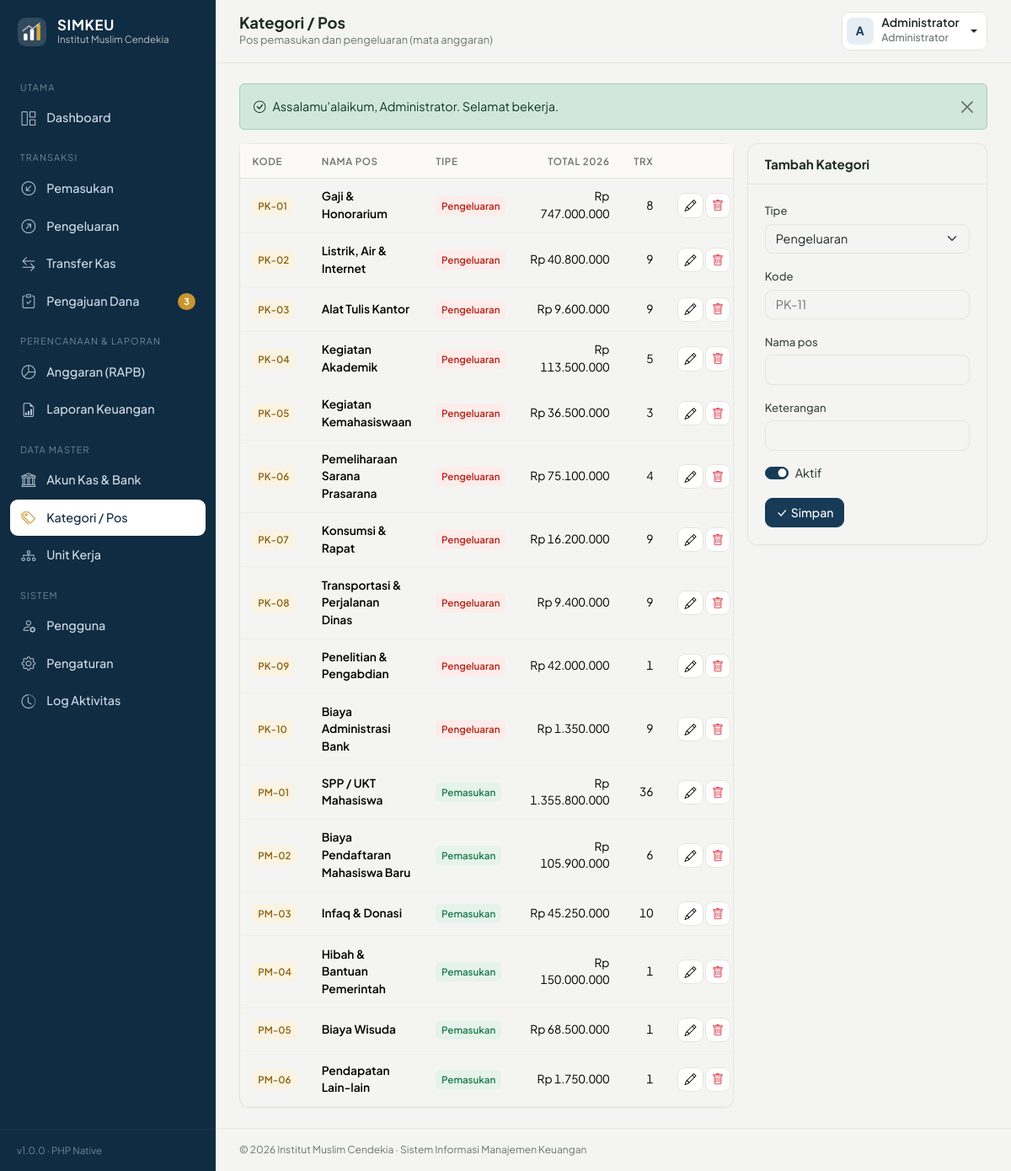
The app's page /index.php?page=kategori (signed in) with its own data.
### tables this page shows
CREATE TABLE kategori (
    id INT AUTO_INCREMENT PRIMARY KEY,
    kode VARCHAR(10) NOT NULL UNIQUE,
    nama VARCHAR(100) NOT NULL,
    tipe ENUM('masuk','keluar') NOT NULL,
    keterangan VARCHAR(255) NULL,
    aktif TINYINT(1) NOT NULL DEFAULT 1
);

### index.php (called while the page is built, shortened)
<?php
$routes = [
    'dashboard'   => ['dashboard', 'dashboard'],
    'pemasukan'   => ['transaksi', 'transaksi.view'],
    'pengeluaran' => ['transaksi', 'transaksi.view'],
    'transfer'    => ['transfer', 'transaksi.view'],
    'bukti'       => ['bukti', 'transaksi.view'],
    'pengajuan'   => ['pengajuan', 'pengajuan.view'],
    'anggaran'    => ['anggaran', 'laporan'],
    'laporan'     => ['laporan', 'laporan'],
    'akun_kas'    => ['akun_kas', 'master'],
    'kategori'    => ['kategori', 'master'],
    'unit'        => ['unit', 'master'],
    'pengguna'    => ['pengguna', 'system'],
    'pengaturan'  => ['pengaturan', 'system'],
    'log'         => ['log', 'system'],
    'profil'      => ['profil', null],
];
$page = $_GET['page'] ?? home_page();
[$module, $perm] = $routes[$page];
require __DIR__ . '/modules/' . $module . '.php';

### modules/kategori.php (the view, shortened to what this page needs)
<?php
$pdo = db();
$edit = null;
$edit = $edit ?: ['id' => 0, 'kode' => '', 'nama' => '', 'tipe' => $_GET['tipe'] ?? 'keluar', 'keterangan' => '', 'aktif' => 1];
$yr = (int)date('Y');
$rows = $pdo->query("SELECT k.*, (SELECT COUNT(*) FROM transaksi WHERE kategori_id = k.id) trx,
    (SELECT COALESCE(SUM(jumlah),0) FROM transaksi WHERE kategori_id = k.id AND YEAR(tanggal) = $yr) total FROM kategori k ORDER BY k.tipe DESC, k.kode")->fetchAll();
require ROOT_PATH . '/includes/header.php';
?>
<div class="row g-3">
    <div class="col-lg-8"><div class="card"><div class="table-responsive"><table class="table table-hover">
        <thead><tr><th>Kode</th><th>Nama pos</th><th>Tipe</th><th class="text-end">Total <?= $yr ?></th><th class="text-end">Trx</th><th></th></tr></thead>
        <tbody><?php foreach ($rows as $r): ?>
            <tr class="<?= $r['aktif'] ? '' : 'opacity-50' ?>">
                <td><span class="badge-soft bs-gold"><?= e($r['kode']) ?></span></td>
                <td><div class="fw-semibold"><?= e($r['nama']) ?><?= $r['aktif'] ? '' : ' <span class="badge-soft bs-gray">Nonaktif</span>' ?></div><div class="small text-muted"><?= e($r['keterangan'] ?: '') ?></div></td>
                <td><span class="badge-soft <?= $r['tipe'] === 'masuk' ? 'bs-in' : 'bs-red' ?>"><?= tipe_label($r['tipe']) ?></span></td>
                <td class="text-end num"><?= rupiah($r['total']) ?></td>
                <td class="text-end num"><?= $r['trx'] ?></td>
                <td class="table-actions">
                    <a href="<?= url('kategori', ['id' => $r['id']]) ?>" class="btn btn-light btn-sm" title="Edit"><i class="bi bi-pencil"></i></a>
                    <form method="post" class="d-inline" data-confirm="Hapus kategori <?= e($r['nama']) ?>?"><button class="btn btn-light btn-sm" title="Hapus"><i class="bi bi-trash text-danger"></i></button></form>
                </td>
            </tr>
        <?php endforeach; ?></tbody>
    </table></div></div></div>
    <div class="col-lg-4"><div class="card">
        <div class="card-header"><h2><?= $edit['id'] ? 'Edit Kategori' : 'Tambah Kategori' ?></h2></div>
        <form method="post" class="card-body">
            <div class="mb-3"><label class="form-label" for="tipe">Tipe</label><select id="tipe" name="tipe" class="form-select"><option value="masuk" <?= selected('masuk', $edit['tipe']) ?>>Pemasukan</option><option value="keluar" <?= selected('keluar', $edit['tipe']) ?>>Pengeluaran</option></select></div>
            <div class="mb-3"><label class="form-label" for="kode">Kode</label><input id="kode" name="kode" class="form-control" maxlength="10" value="<?= e($edit['kode']) ?>" required placeholder="PK-11"></div>
            <div class="mb-3"><label class="form-label" for="nama">Nama pos</label><input id="nama" name="nama" class="form-control" maxlength="100" value="<?= e($edit['nama']) ?>" required></div>
            <div class="mb-3"><label class="form-label" for="ket">Keterangan</label><input id="ket" name="keterangan" class="form-control" maxlength="255" value="<?= e($edit['keterangan']) ?>"></div>
            <div class="form-check form-switch mb-3"><input class="form-check-input" type="checkbox" id="aktif" name="aktif" <?= $edit['aktif'] ? 'checked' : '' ?>><label class="form-check-label" for="aktif">Aktif</label></div>
            <div class="d-flex gap-2"><button class="btn btn-primary"><i class="bi bi-check-lg me-1"></i>Simpan</button><?php if ($edit['id']): ?><a href="<?= url('kategori') ?>" class="btn btn-light">Batal</a><?php endif; ?></div>
        </form>
    </div></div>
</div>
<?php require ROOT_PATH . '/includes/footer.php';

### assets/css/style.css (style rules this page uses)
:root { --zk-primary: #173B57; --zk-primary-600: #102C42; --zk-primary-50: #E6EEF4; --zk-gold: #C8962E; --zk-gold-50: #FBF3E2; --zk-bg: #F4F5F2; --zk-surface: #FFFFFF; --zk-border: #E6E3DA; --zk-text: #1F2A26; --zk-muted: #6B746F; --zk-danger: #B42318; --zk-success: #1E7A4C; --zk-success-50: #E5F3EB; --zk-radius: 12px; --sidebar-w: 256px; --bs-body-font-family: 'Plus Jakarta Sans', system-ui, -apple-system, 'Segoe UI', sans-serif; --bs-body-bg: var(--zk-bg); --bs-body-color: var(--zk-text); --bs-border-color: var(--zk-border); --bs-primary: var(--zk-primary); --bs-primary-rgb: 23, 59, 87; --bs-link-color: var(--zk-primary); --bs-link-hover-color: var(--zk-primary-600); --bs-secondary-color: var(--zk-muted); }
body { font-size: .9rem; -webkit-font-smoothing: antialiased; }
.tabular, .table td.num, .num { font-variant-numeric: tabular-nums; }
.btn { border-radius: 9px; font-weight: 500; font-size: .875rem; }
.btn-primary { --bs-btn-bg: var(--zk-primary); --bs-btn-border-color: var(--zk-primary); --bs-btn-hover-bg: var(--zk-primary-600); --bs-btn-hover-border-color: var(--zk-primary-600); --bs-btn-active-bg: var(--zk-primary-600); --bs-btn-disabled-bg: var(--zk-primary); --bs-btn-disabled-border-color: var(--zk-primary); }
.btn-light { --bs-btn-bg: #fff; --bs-btn-border-color: var(--zk-border); }
.form-control, .form-select, .input-group-text { border-radius: 9px; border-color: var(--zk-border); font-size: .9rem; }
.form-label { font-weight: 500; font-size: .82rem; color: #3D4843; margin-bottom: .35rem; }
.form-check-input:checked { background-color: var(--zk-primary); border-color: var(--zk-primary); }
.card { border: 1px solid var(--zk-border); border-radius: var(--zk-radius); box-shadow: 0 1px 2px rgba(31, 42, 38, .04); }
.card-header { background: transparent; border-bottom: 1px solid var(--zk-border); padding: .9rem 1.25rem; display: flex; align-items: center; gap: .5rem; flex-wrap: wrap; }
.card-header h2, .card-title-sm { font-size: .95rem; font-weight: 700; margin: 0; }
.card-body { padding: 1.25rem; }
.table { --bs-table-bg: transparent; margin: 0; font-size: .86rem; }
.table > thead th { font-size: .72rem; text-transform: uppercase; letter-spacing: .06em; color: var(--zk-muted); font-weight: 600; background: #FAF9F5; border-bottom: 1px solid var(--zk-border); white-space: nowrap; padding: .7rem .9rem; }
.table > tbody td { padding: .7rem .9rem; vertical-align: middle; border-color: #EFEDE6; }
.table-actions { white-space: nowrap; text-align: right; }
.table-actions .btn { padding: .2rem .45rem; }
.badge-soft { font-weight: 600; font-size: .72rem; padding: .35em .6em; border-radius: 6px; }
.bs-gold { background: var(--zk-gold-50); color: #8A6414; }
.bs-red { background: #FDECEA; color: var(--zk-danger); }
.bs-in { background: var(--zk-success-50); color: var(--zk-success); }
.badge-soft { flex-shrink: 0; white-space: nowrap; }

### records on screen
kategori: kode "PK-01", nama "Gaji & Honorarium", tipe "Pengeluaran", total "Rp 747.000.000", trx "8"
kategori: kode "PK-02", nama "Listrik, Air & Internet", tipe "Pengeluaran", total "Rp 40.800.000", trx "9"
kategori: kode "PK-03", nama "Alat Tulis Kantor", tipe "Pengeluaran", total "Rp 9.600.000", trx "9"
kategori: kode "PK-04", nama "Kegiatan Akademik", tipe "Pengeluaran", total "Rp 113.500.000", trx "5"
kategori: kode "PK-05", nama "Kegiatan Kemahasiswaan", tipe "Pengeluaran", total "Rp 36.500.000", trx "3"
kategori: kode "PK-06", nama "Pemeliharaan Sarana Prasarana", tipe "Pengeluaran", total "Rp 75.100.000", trx "4"
kategori: kode "PK-07", nama "Konsumsi & Rapat", tipe "Pengeluaran", total "Rp 16.200.000", trx "9"
kategori: kode "PK-08", nama "Transportasi & Perjalanan Dinas", tipe "Pengeluaran", total "Rp 9.400.000", trx "9"
kategori: kode "PK-09", nama "Penelitian & Pengabdian", tipe "Pengeluaran", total "Rp 42.000.000", trx "1"
kategori: kode "PK-10", nama "Biaya Administrasi Bank", tipe "Pengeluaran", total "Rp 1.350.000", trx "9"
kategori: kode "PM-01", nama "SPP / UKT Mahasiswa", tipe "Pemasukan", total "Rp 1.355.800.000", trx "36"
kategori: kode "PM-02", nama "Biaya Pendaftaran Mahasiswa Baru", tipe "Pemasukan", total "Rp 105.900.000", trx "6"
kategori: kode "PM-03", nama "Infaq & Donasi", tipe "Pemasukan", total "Rp 45.250.000", trx "10"
kategori: kode "PM-04", nama "Hibah & Bantuan Pemerintah", tipe "Pemasukan", total "Rp 150.000.000", trx "1"
kategori: kode "PM-05", nama "Biaya Wisuda", tipe "Pemasukan", total "Rp 68.500.000", trx "1"
kategori: kode "PM-06", nama "Pendapatan Lain-lain", tipe "Pemasukan", total "Rp 1.750.000", trx "1"

### other values on screen
APP_NAME "SIMKEU"
setting('nama_lembaga', APP_DESC) "Institut Muslim Cendekia"
$m['header'] "UTAMA"
$m['label'] "Dashboard"
$m['header'] "TRANSAKSI"
$m['label'] "Pemasukan"
$m['label'] "Pengeluaran"
$m['label'] "Transfer Kas"
$m['label'] "Pengajuan Dana"
$m['header'] "PERENCANAAN & LAPORAN"
$m['label'] "Anggaran (RAPB)"
$m['label'] "Laporan Keuangan"
$m['header'] "DATA MASTER"
$m['label'] "Akun Kas & Bank"
$m['label'] "Kategori / Pos"
